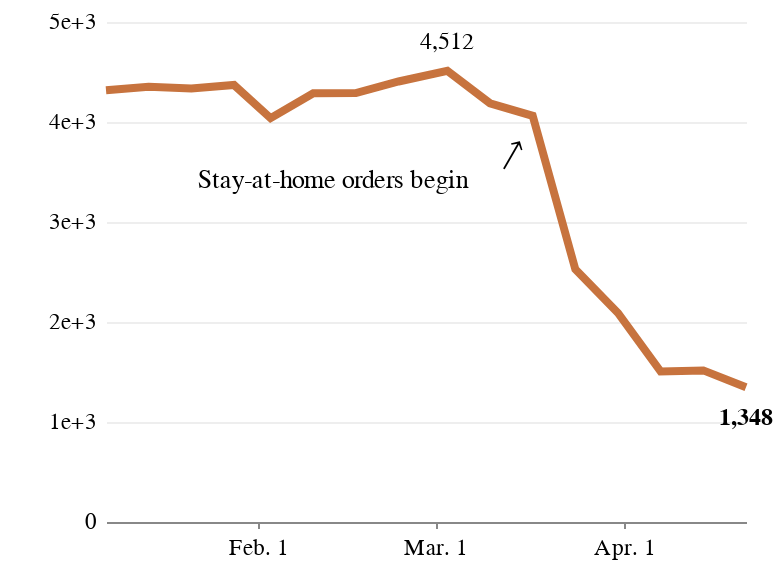

Notebook cell for this chart:
### Code cell
airports_chart_mobile = alt.Chart(ours_grouped_all).mark_line(size=4, color='#C7733E').encode(
    x=alt.X('date:T', title='', axis=alt.Axis(tickCount=6, format='%b. %-d', grid=False)),
    y=alt.Y('departures:Q', title='', axis=alt.Axis(tickSize=0,domainOpacity=0,\
                                    tickCount=6,offset=3, gridWidth=.6, gridColor='#dddddd', format='')),
).properties(width=320, height=250,
    title=''
)

airports_chart_text_min_mobile = (
    alt.Chart(ours_grouped_all.query("departures == departures.min()"))
    .mark_text(dy=15, color="#000000", font='Benton Gothic', fontWeight='bolder', fontSize=12)
    .encode(x=alt.X("date:T"), y=alt.Y("departures:Q"), text=alt.Text("departures:Q",format=','))
)

airports_chart_text_text_mobile = (
    alt.Chart(ours_grouped_all.query("date == '2020-03-17'"))
    .mark_text(dy=32, dx=-100, angle=0,color="#000000", font='Benton Gothic', fontSize=13)
    .encode(x=alt.X("date:T"), y=alt.Y("departures:Q"), text=alt.Text("text"))
)

airports_chart_text_emergency_text_mobile = (
    alt.Chart(ours_grouped_all.query("date == '2020-03-17'"))
    .mark_text(dy=0, dx=-22, angle=300,color="#000000", font='Benton Gothic', fontSize=16)
    .encode(x=alt.X("date:T"), y=alt.Y("departures:Q"), text=alt.Text("mark"))
)

airports_chart_text_max_mobile = (
    alt.Chart(ours_grouped_all.query("departures == departures.max()"))
    .mark_text(dy=-15, dx=0, color="#000000", font='Benton Gothic', fontSize=12)
    .encode(x=alt.X("date:T"), y=alt.Y("departures:Q"), text=alt.Text("departures:Q",format=','))
)

(airports_chart_mobile + airports_chart_text_min_mobile + airports_chart_text_emergency_text_mobile+\
 airports_chart_text_max_mobile+airports_chart_text_text_mobile).configure_view(strokeOpacity=0)

### Figure 1 — Vega-Lite specification as saved in the notebook (floating-point values rounded to 4 significant figures)
{"config": {"view": {"width": 800, "height": 450, "strokeOpacity": 0}, "background": "#ffffff", "title": {"anchor": "start", "font": "Benton Gothic Bold, sans", "fontColor": "#000000", "fontSize": 22, "fontWeight": "normal"}, "arc": {"fill": "#82c6df"}, "area": {"fill": "#82c6df"}, "line": {"stroke": "#82c6df", "strokeWidth": 3}, "path": {"stroke": "#82c6df"}, "rect": {"fill": "#82c6df"}, "shape": {"stroke": "#82c6df"}, "bar": {"fill": "#82c6df"}, "point": {"stroke": "#82c6df"}, "symbol": {"fill": "#82c6df", "size": 30}, "axis": {"titleFont": "Benton Gothic Bold, sans", "titleFontSize": 13, "titleFontWeight": "normal", "labelFont": "Benton Gothic, sans", "labelFontSize": 11.5, "labelFontWeight": "normal"}, "axisX": {"labelAngle": 0, "labelPadding": 4, "tickSize": 3}, "axisY": {"labelBaseline": "middle", "maxExtent": 45, "minExtent": 45, "tickSize": 2, "titleAlign": "left", "titleAngle": 0, "titleX": -45, "titleY": -11}, "legend": {"titleFont": "Benton Gothic Bold, sans", "titleFontSize": 13, "titleFontWeight": "normal", "symbolType": "square", "labelFont": "Benton Gothic, sans", "labelFontSize": 11.5}, "range": {"category": ["#3580b1", "#ec8431", "#ab7fb4", "#c89d29", "#adc839", "#829eb1"], "diverging": ["#e68a4f", "#f4bb6a", "#f9e39c", "#dadfe2", "#a6b7c6", "#849eae"], "heatmap": ["#fbf2c7", "#f9e39c", "#f8d36e", "#f4bb6a", "#e68a4f", "#d15a40", "#ab4232"], "ordinal": ["#fbf2c7", "#f9e39c", "#f8d36e", "#f4bb6a", "#e68a4f", "#d15a40", "#ab4232"], "ramp": ["#fbf2c7", "#f9e39c", "#f8d36e", "#f4bb6a", "#e68a4f", "#d15a40", "#ab4232"]}}, "layer": [{"data": {"name": "data-dfdd5f61d409e0fe57e526521332b0a5"}, "mark": {"type": "line", "color": "#C7733E", "size": 4}, "encoding": {"x": {"type": "temporal", "axis": {"format": "%b. %-d", "grid": false, "tickCount": 6}, "field": "date", "title": ""}, "y": {"type": "quantitative", "axis": {"domainOpacity": 0, "format": "", "gridColor": "#dddddd", "gridWidth": 0.6, "offset": 3, "tickCount": 6, "tickSize": 0}, "field": "departures", "title": ""}}, "height": 250, "title": "", "width": 320}, {"data": {"name": "data-c31c6eab8117f96ef5b0821a3f743745"}, "mark": {"type": "text", "color": "#000000", "dy": 15, "font": "Benton Gothic", "fontSize": 12, "fontWeight": "bolder"}, "encoding": {"text": {"type": "quantitative", "field": "departures", "format": ","}, "x": {"type": "temporal", "field": "date"}, "y": {"type": "quantitative", "field": "departures"}}}, {"data": {"name": "data-04eadbb7c3d45452a271c864ef5f5807"}, "mark": {"type": "text", "angle": 300, "color": "#000000", "dx": -22, "dy": 0, "font": "Benton Gothic", "fontSize": 16}, "encoding": {"text": {"type": "nominal", "field": "mark"}, "x": {"type": "temporal", "field": "date"}, "y": {"type": "quantitative", "field": "departures"}}}, {"data": {"name": "data-7346f9edba8eb0b1c1eae18e9be82fad"}, "mark": {"type": "text", "color": "#000000", "dx": 0, "dy": -15, "font": "Benton Gothic", "fontSize": 12}, "encoding": {"text": {"type": "quantitative", "field": "departures", "format": ","}, "x": {"type": "temporal", "field": "date"}, "y": {"type": "quantitative", "field": "departures"}}}, {"data": {"name": "data-04eadbb7c3d45452a271c864ef5f5807"}, "mark": {"type": "text", "angle": 0, "color": "#000000", "dx": -100, "dy": 32, "font": "Benton Gothic", "fontSize": 13}, "encoding": {"text": {"type": "nominal", "field": "text"}, "x": {"type": "temporal", "field": "date"}, "y": {"type": "quantitative", "field": "departures"}}}], "$schema": "https://vega.github.io/schema/vega-lite/v4.0.2.json", "datasets": {"data-dfdd5f61d409e0fe57e526521332b0a5": [{"date": "2020-01-07T00:00:00", "departures": 4317, "mark": "⟶", "text": "Stay-at-home orders begin"}, {"date": "2020-01-14T00:00:00", "departures": 4353, "mark": "⟶", "text": "Stay-at-home orders begin"}, {"date": "2020-01-21T00:00:00", "departures": 4335, "mark": "⟶", "text": "Stay-at-home orders begin"}, {"date": "2020-01-28T00:00:00", "departures": 4370, "mark": "⟶", "text": "Stay-at-home orders begin"}, {"date": "2020-02-03T00:00:00", "departures": 4039, "mark": "⟶", "text": "Stay-at-home orders begin"}, {"date": "2020-02-10T00:00:00", "departures": 4288, "mark": "⟶", "text": "Stay-at-home orders begin"}, {"date": "2020-02-17T00:00:00", "departures": 4289, "mark": "⟶", "text": "Stay-at-home orders begin"}, {"date": "2020-02-24T00:00:00", "departures": 4405, "mark": "⟶", "text": "Stay-at-home orders begin"}, {"date": "2020-03-03T00:00:00", "departures": 4512, "mark": "⟶", "text": "Stay-at-home orders begin"}, {"date": "2020-03-10T00:00:00", "departures": 4187, "mark": "⟶", "text": "Stay-at-home orders begin"}, {"date": "2020-03-17T00:00:00", "departures": 4062, "mark": "⟶", "text": "Stay-at-home orders begin"}, {"date": "2020-03-24T00:00:00", "departures": 2528, "mark": "⟶", "text": "Stay-at-home orders begin"}, {"date": "2020-03-31T00:00:00", "departures": 2090, "mark": "⟶", "text": "Stay-at-home orders begin"}, {"date": "2020-04-07T00:00:00", "departures": 1505, "mark": "⟶", "text": "Stay-at-home orders begin"}, {"date": "2020-04-14T00:00:00", "departures": 1516, "mark": "⟶", "text": "Stay-at-home orders begin"}, {"date": "2020-04-21T00:00:00", "departures": 1348, "mark": "⟶", "text": "Stay-at-home orders begin"}], "data-c31c6eab8117f96ef5b0821a3f743745": [{"date": "2020-04-21T00:00:00", "departures": 1348, "mark": "⟶", "text": "Stay-at-home orders begin"}], "data-04eadbb7c3d45452a271c864ef5f5807": [{"date": "2020-03-17T00:00:00", "departures": 4062, "mark": "⟶", "text": "Stay-at-home orders begin"}], "data-7346f9edba8eb0b1c1eae18e9be82fad": [{"date": "2020-03-03T00:00:00", "departures": 4512, "mark": "⟶", "text": "Stay-at-home orders begin"}]}}
